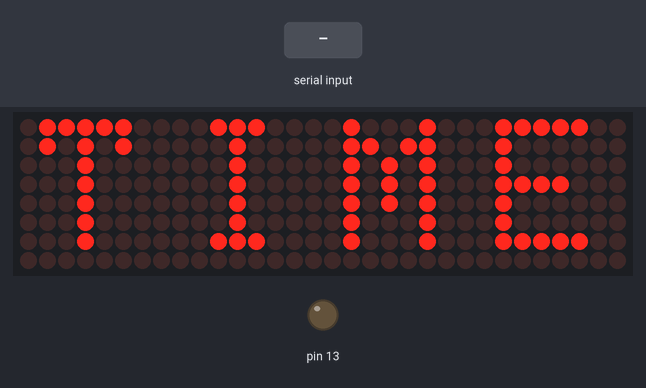
Bench run of a sketch on a simulated Arduino Uno, built with avr-gcc and run on an emulated ATmega328P. Shown: 32×8 LED matrix, output pins drawn as LEDs (lit = HIGH). Inputs (shaded band) come from the test bench. What the sketch prints to the serial monitor is not drawn.

Above: at 3.2 s.
At 6.1 s:
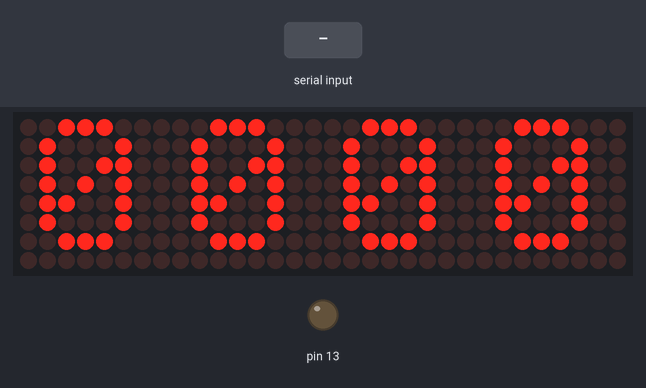
6.2 s: "90,45\n" received over Serial
At 16.6 s:
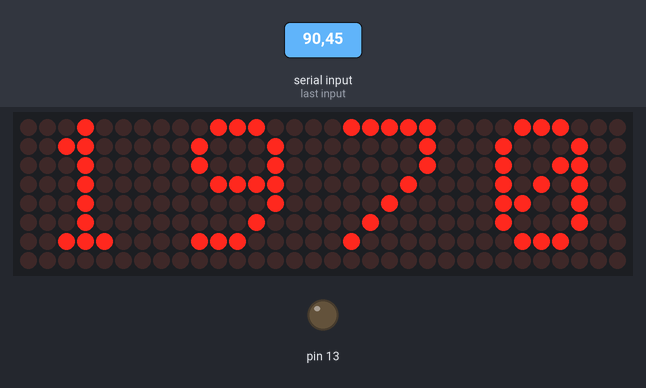
17.2 s: "30,150\n" received over Serial
At 27.1 s:
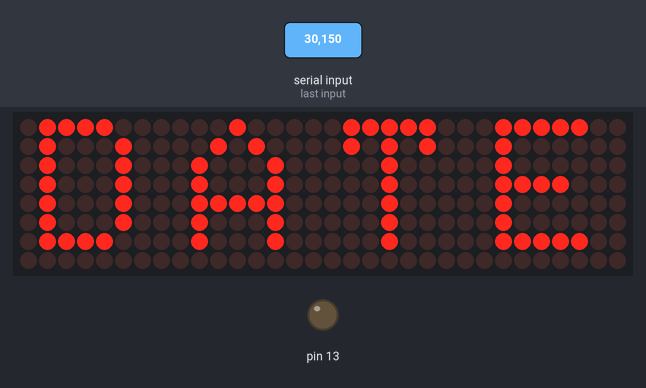

The sketch:

ledmatrix_clock.ino
```cpp
#include "LedControlMS.h"
#include <TimeLib.h>

/*
Configuring the LEDMatrix:
Digital 12 is conneted to DIN (Data IN)
Digital 11 is connected to CLK (CLocK)
Digital 10 is connected to CS (LOAD)
5V is connected to VCC
GND is connected to GND
There is only four MAX7219 display module.
*/
#define TIME_HEADER  "T"   // Header tag for serial time sync message
#define TIME_REQUEST  7    // ASCII bell character requests a time sync message
#define NBR_MTX 4

LedControl lc=LedControl(12,11,10, NBR_MTX);

String device_time= " TIME";

int letterCounter=0;
/* wait time between updates of the display */
unsigned long delaytime=500;

void setup() { // initalizes and sets up the initial values. Declaring function setup.
  /* The display module is in power-saving mode on startup.
  Do a wakeup call */
  Serial.begin(9600); // setting data rate as 9600 bits per second for serial data communication to computer
  Serial.println("Setup"); //prints data to serial port as human-readable text
  letterCounter=0;
  for (int i=0; i< NBR_MTX; i++){
    lc.shutdown(i,false); //keep the screen on
    lc.setIntensity(i,8); // set brightness to medium values
    lc.clearDisplay(i); //clear the display after each letter
  }

  pinMode(13, OUTPUT);
  setSyncProvider( requestSync);  //set function to call when sync required
  Serial.println("Waiting for sync message");
}

void loop() { //declaring function loop
  if (Serial.available()){
    processSyncMessage();
  }
  if (timeStatus()!= timeNotSet) {
    digitalClockDisplay();
  }
  if (timeStatus() == timeSet) {
    digitalWrite(13, HIGH); // LED on if synced
  } else {
    digitalWrite(13, LOW);  // LED off if needs refresh
  }
  delay(1000);

  lc.clearAll();
  device_time = " TIME";

  for(int i=NBR_MTX; i>= 0;i--){
  char ch= device_time[letterCounter]; //define character ch
  letterCounter++;

  if (letterCounter>4) letterCounter=0; //sets up loop
  lc.displayChar(i, lc.getCharArrayPosition(ch)); //display each character on the screen
  delay(delaytime);
}

  device_time = getTime();

  for(int i=NBR_MTX; i>= 0;i--){
  char ch= device_time[letterCounter]; //define character ch
  letterCounter++;

  if (letterCounter>4) letterCounter=0; //sets up loop
  lc.displayChar(i, lc.getCharArrayPosition(ch)); //display each character on the screen
  delay(delaytime);
  //lc.clearAll();
}

  device_time = " DATE";

  for(int i=NBR_MTX; i>= 0;i--){
  char ch= device_time[letterCounter]; //define character ch
  letterCounter++;

  if (letterCounter>4) letterCounter=0; //sets up loop
  lc.displayChar(i, lc.getCharArrayPosition(ch)); //display each character on the screen
  delay(delaytime);
}
  device_time = getDate();
  letterCounter=0;

  for(int i=NBR_MTX; i>= 0;i--){
  char ch= device_time[letterCounter]; //define character ch
  letterCounter++;

  if (letterCounter>4) letterCounter=0; //sets up loop
  lc.displayChar(i, lc.getCharArrayPosition(ch)); //display each character on the screen
  delay(delaytime);
}
  device_time = " YEAR";

  for(int i=NBR_MTX; i>= 0;i--){
  char ch= device_time[letterCounter]; //define character ch
  letterCounter++;

  if (letterCounter>4) letterCounter=0; //sets up loop
  lc.displayChar(i, lc.getCharArrayPosition(ch)); //display each character on the screen
  delay(delaytime);
}
  device_time = getYear();
  letterCounter=0;

  for(int i=NBR_MTX; i>= 0;i--){
  char ch= device_time[letterCounter]; //define character ch
  letterCounter++;

  if (letterCounter>4) letterCounter=0; //sets up loop
  lc.displayChar(i, lc.getCharArrayPosition(ch)); //display each character on the screen
  delay(delaytime);
}
}
void digitalClockDisplay(){
  // digital clock display of the time
  Serial.print(hour());
  printDigits(minute());
  printDigits(second());
  Serial.print(" ");
  Serial.print(day());
  Serial.print(" ");
  Serial.print(month());
  Serial.print(" ");
  Serial.print(year());
  Serial.println();
}

String getTime(){
  String str;
  if(minute() > 9 && hour() > 9)
    str = " " + String(hour()) + String(minute());
  if(minute() <= 9 && hour() >9)
    str = " " + String(hour()) +"0"+ String(minute());
  if(minute() > 9 && hour() <=9)
    str = " 0" + String(hour()) + String(minute());
  if(minute() <= 9 && hour() <=9)
    str = " 0" + String(hour()) +"0"+ String(minute());
  if(minute() == 0 && hour() >9)
    str = " " + String(hour()) + "00";
  if(minute() == 0 && hour() <=9)
    str = " 0" + String(hour()) +"00";
  if(minute() > 9 && hour() ==0)
    str = " 00" + String(minute());
  if(minute() <= 9 && hour() ==0)
    str = " 000"+ String(minute());
  if(minute()==0 && hour() ==0)
    str = " 0000";
  return str;
}

String getDate(){
  String str;
  if(month() > 9 && day() > 9)
    str = " " + String(day()) + String(month());
  if(month() <= 9 && day() >9)
    str = " 0" + String(day()) + String(month());
  if(month() > 9 && day() <=9)
    str = " " + String(day()) +"0"+ String(month());
  if(month() <= 9 && day() <=9)
    str = " 0" + String(day()) +"0"+ String(month());
  return str;
}

String getYear(){
  String str = " " + String(year());
  return str;
}
void printDigits(int digits){
  // utility function for digital clock display: prints preceding colon and leading 0
  Serial.print(":");
  if(digits < 10)
    Serial.print('0');
  Serial.print(digits);
}

void processSyncMessage() {
  unsigned long pctime;
  const unsigned long DEFAULT_TIME = 1357041600; // Jan 1 2013

  if(Serial.find(TIME_HEADER)) {
     pctime = Serial.parseInt();
     if( pctime >= DEFAULT_TIME) { // check the integer is a valid time (greater than Jan 1 2013)
       setTime(pctime); // Sync Arduino clock to the time received on the serial port
     }
  }
}
time_t requestSync()
{
  Serial.write(TIME_REQUEST);
  return 0; // the time will be sent later in response to serial mesg
}
```

Measured:
- what the display in image 0 shows lasts 1.1 s, from 3.1 s to 4.2 s
